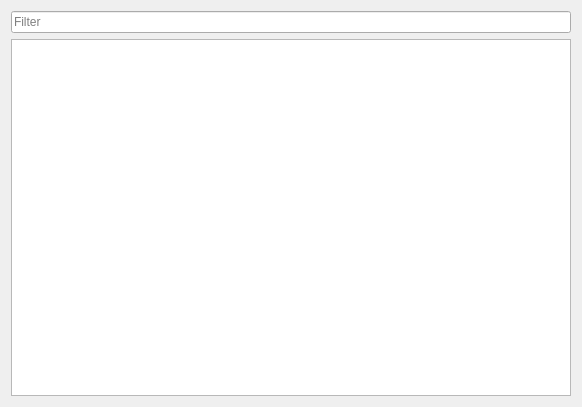
<?xml version="1.0" encoding="UTF-8"?>
<ui version="4.0">
 <class>Form</class>
 <widget class="QWidget" name="Form">
  <property name="geometry">
   <rect>
    <x>0</x>
    <y>0</y>
    <width>582</width>
    <height>407</height>
   </rect>
  </property>
  <property name="windowTitle">
   <string>Form</string>
  </property>
  <layout class="QVBoxLayout" name="verticalLayout">
   <item>
    <widget class="QLineEdit" name="browserFilterLineEdit">
     <property name="placeholderText">
      <string>Filter</string>
     </property>
    </widget>
   </item>
   <item>
    <widget class="QListView" name="listView"/>
   </item>
  </layout>
 </widget>
 <resources/>
 <connections/>
</ui>
